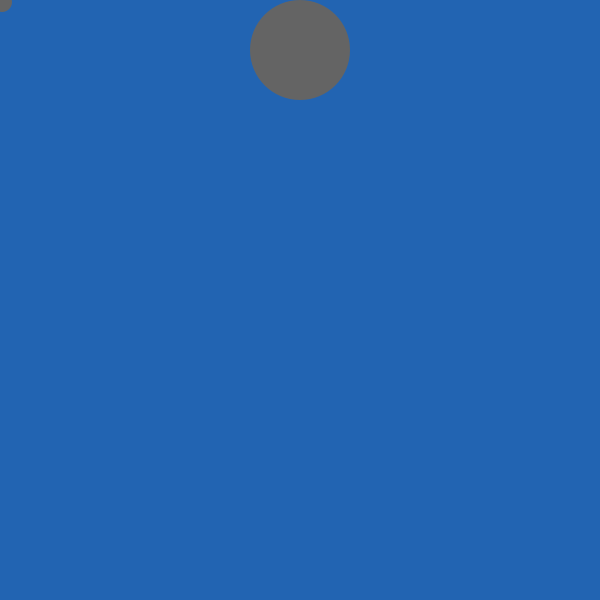
Frame 1 (no input)
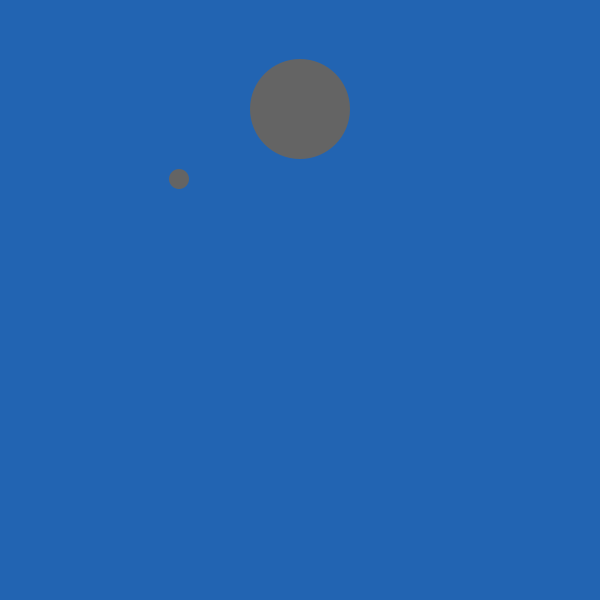
Frame 60 (the mouse pressed at the canvas centre just before this capture)
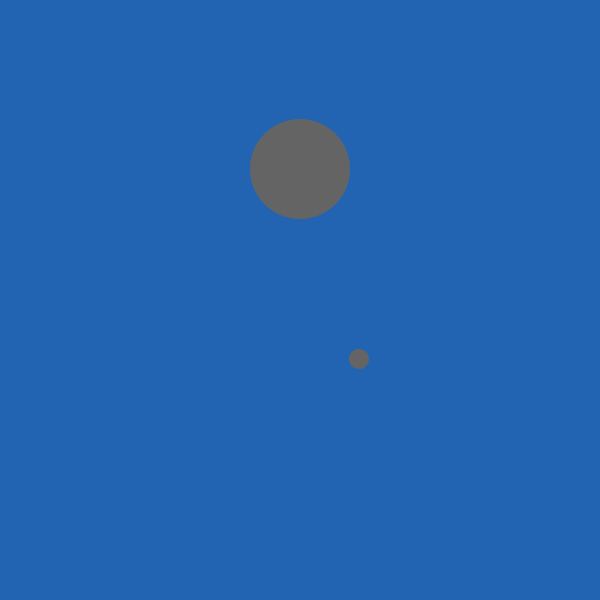
Frame 120 (the mouse held since frame 60 and released just before this capture)

The Processing sketch that drew these frames (run headless with seeded random() and noise(); from frame 60 on, the mouse is pressed at the canvas centre):

// Processing sketch: NVBounceCollision
// ── NVBounceCollision.pde
// Nelson Villegas
// 10/28/2020
float sBallX = 2; // Small ball x coordinates
float sBallY = 2; // Small ball y coordinates
float sSpeedX = 3; // Small ball speed(left or right)
float sSpeedY = 3; // Small ball speed(up or down)
float bBallY = height/2; // Big ball y coordinates
float bSpeedY = 1; // Big ball speed(up or down)
float bBallX = width*3; // Big ball x coordinates
float SBSize = 20; // Small ball size
float BBSize = 100; // Big ball size
float r = 100; // The colors for the small ball
float g = 100;
float b = 100;
void setup()
{
  size(600,600);
}
void draw()
{
  background(34,100,178);
  noStroke();
  fill(r,g,b); 
  circle(sBallX, sBallY, SBSize);
  fill(100,100,100);
  circle(bBallX, bBallY, BBSize);
  bBallY = bBallY + bSpeedY; // This is to make the small ball and the big ball move 
  sBallY = sSpeedX + sBallY;
  sBallX = sSpeedY + sBallX;
  Collision();
  Bounce();
}
// Bounce function is interaction on the edge of the screen
void Bounce()
{
  if (bBallY> height*0.9) // If the big ball is in the bottom, it goes up
  {
    bSpeedY = -1;
  }
  if (bBallY < height*0.1) // If the big ball is in the top, it goes down
  {
    bSpeedY = +1;
  }
  if (sBallY > height*0.98 && sBallX > width*0.98) // If the small ball is on the bottom right, then it reverses
  {
    sSpeedY = -3;
    sSpeedX = -3;
  }
  if (sBallY < height*0.02 && sBallX < width*0.02) // If the small ball is on the top left, then it reverses
  {
    sSpeedY = +3;
    sSpeedX = +3;
  }
}
// Collision is if the interaction between the 2 objects
void Collision()
{
  // If they both collide from the top side, then the small ball will reverse its direction and change color
  if (dist(bBallX, bBallY,sBallX, sBallY) < SBSize/RADIUS+BBSize/RADIUS && dist(bBallX, bBallY,sBallX, sBallY) < height/2) {
    sSpeedX = -3;
    sSpeedY = -3;
    r = random(255);
    g = random(255);
    b = random(255);
  }
  // If they both collide from the bottom side, then the small ball will reverse its direction and change color
  if (dist(bBallX, bBallY,sBallX, sBallY) < SBSize/RADIUS+BBSize/RADIUS && sBallX > width/2 && sBallY > height/2) {
    sSpeedX = +3;
    sSpeedY = +3;
    r = random(255);
    g = random(255);
    b = random(255);
  }
}
